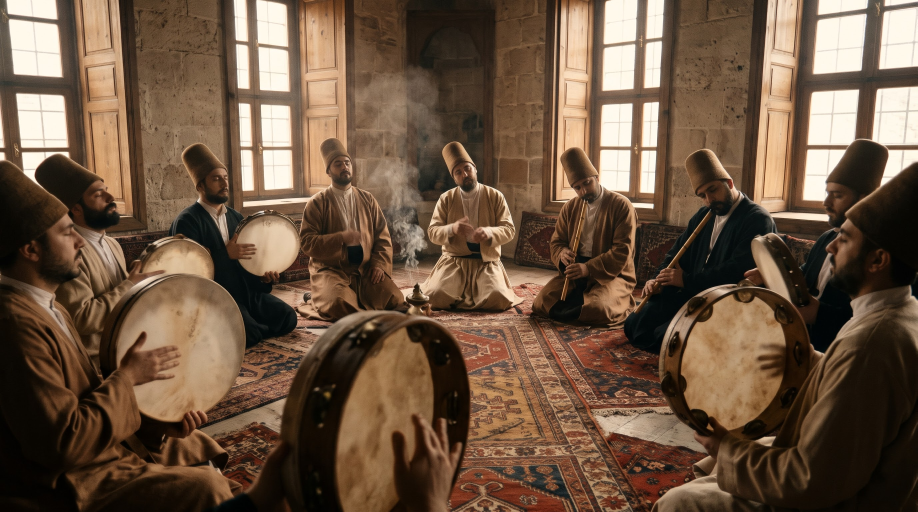
#> input picture 1794338272717.jpg, 2752 x 1536 px (shown at 1/3 size)
$ python animate.py
#> lines starting #> are read from the running program, lines starting #| are printed output that depends on the picture
import subprocess
import cv2
import numpy as np

W, H, FPS, DUR = 1920, 1080, 30, 60.048
N = int(FPS * DUR)

img = cv2.imread("1794338272717.jpg")
#> img is the input picture: shape (1536, 2752, 3); mean B, G, R 65.7, 85.4, 108.6
ih, iw = img.shape[:2]
#> ih = 1536; iw = 2752
S = 2000.0 / iw  # koordinatlar 2000 px genişlikte tanımlı
#> S = 0.727
# çıktıdan biraz büyük çalış (zoom + kenar payı için)
base = cv2.resize(img, (int(iw * 1.0), int(ih * 1.0)))
sx = iw / 2000.0
#> sx = 1.38

# (x merkez, şapka tepe y, taban y, genlik px, faz) - 2000 px genişlik koordinatları
people = [
    (60, 350, 800, 6, 0.0),
    (170, 360, 760, 7, 0.7),
    (440, 310, 740, 9, 1.4),
    (730, 300, 700, 10, 2.1),
    (1000, 310, 670, 10, 2.8),
    (1270, 320, 700, 9, 3.5),
    (1540, 325, 740, 9, 4.2),
    (1860, 305, 600, 8, 4.9),
    (1930, 380, 900, 7, 5.6),
]

yy, xx = np.mgrid[0:ih, 0:iw].astype(np.float32)
X = xx / sx
Y = yy / sx

# Kişi maskeleri (zamandan bağımsız)
person_w = []
for cx, top, bot, amp, ph in people:
    wx = np.exp(-((X - cx) ** 2) / (2 * 130.0**2))
    h = np.clip((bot - Y) / (bot - top), 0, 1) ** 1.4
    person_w.append((wx * h).astype(np.float32))

# Duman maskesi
smoke_cx, smoke_bot, smoke_top = 880, 600, 130
smoke_m = (
    np.exp(-((X - smoke_cx) ** 2) / (2 * 90.0**2))
    * np.clip((smoke_bot - Y) / (smoke_bot - smoke_top), 0, 1)
    * (Y < smoke_bot)
).astype(np.float32)
smoke_m = np.clip(smoke_m * 1.5, 0, 1)

# Pencere ışığı maskesi (parlak bölgeler)
gray = cv2.cvtColor(img, cv2.COLOR_BGR2GRAY).astype(np.float32) / 255
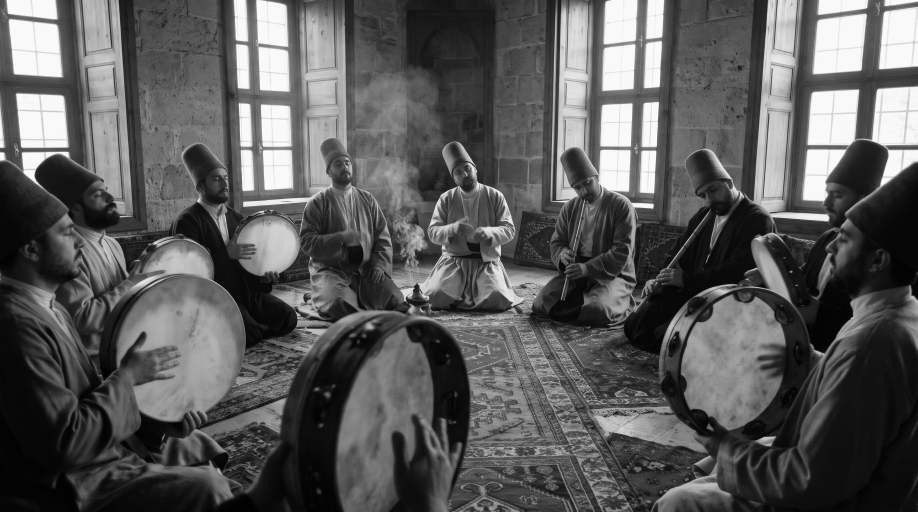
#> gray: shape (1536, 2752) float32 (shown at 1/3 size); min 0, max 1, mean 0.353
glow = np.clip((gray - 0.75) / 0.25, 0, 1)
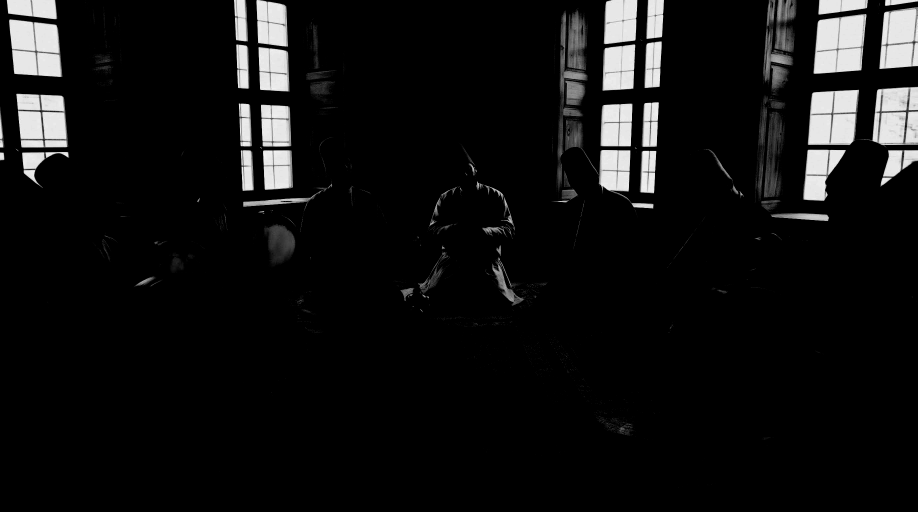
#> glow: shape (1536, 2752) float32 (shown at 1/3 size); min 0, max 1, mean 0.068
glow = cv2.GaussianBlur(glow, (0, 0), 6)[..., None]
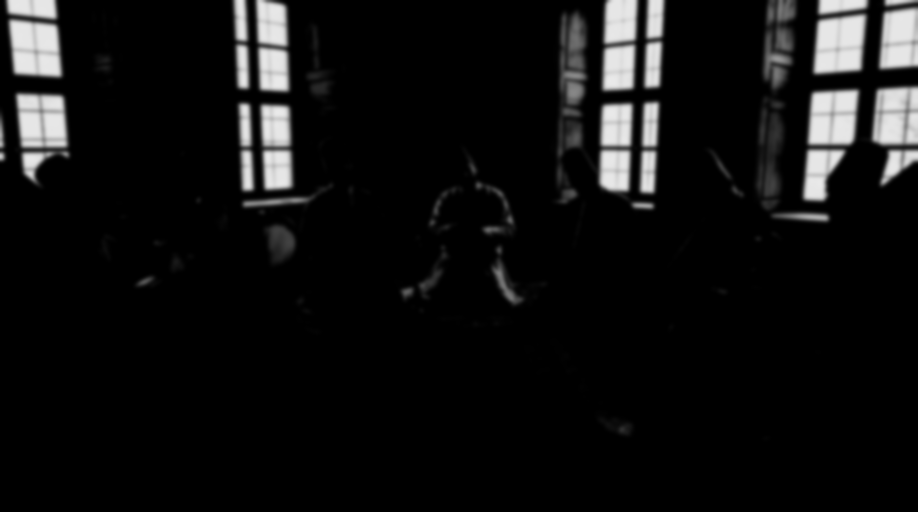
#> glow: shape (1536, 2752, 1) float32 (shown at 1/3 size); min 0, max 0.918, mean 0.068

#> (the run stopped early here; a loop or call above may not have finished)
